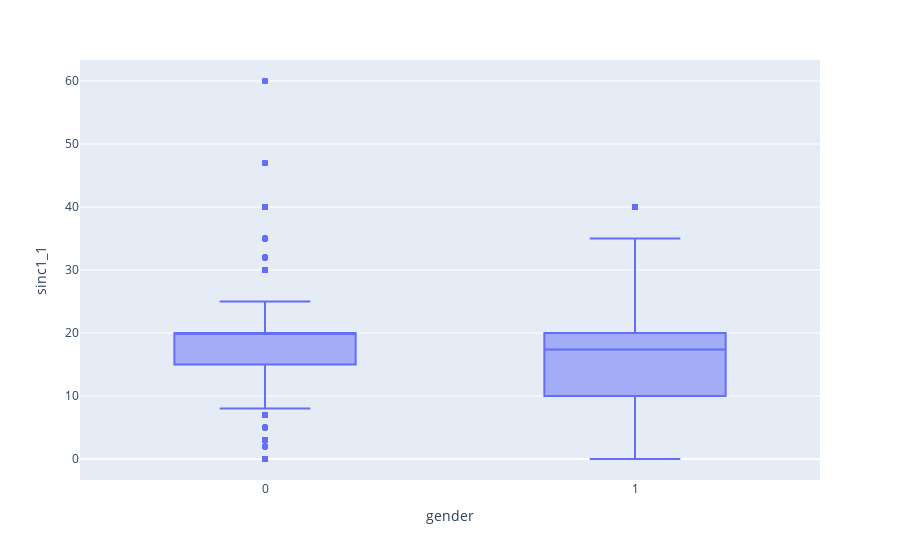

The code cell stored with this chart in its notebook:
### Code cell
fig = px.box(df, x = "gender", y = "sinc1_1")
fig.show()

### Figure 1 — Plotly figure (JSON) as saved in the notebook; plotly's stock layout.template omitted (floating-point values rounded to 4 significant figures; data arrays with more than 128 entries replaced by an {"elided": "..."} marker saying what was removed)
{"data": [{"alignmentgroup": "True", "hovertemplate": "gender=%{x}<br>sinc1_1=%{y}<extra></extra>", "legendgroup": "", "marker": {"color": "#636efa"}, "name": "", "notched": false, "offsetgroup": "", "orientation": "v", "showlegend": false, "type": "box", "x": {"elided": "8378 int values"}, "x0": " ", "xaxis": "x", "y": {"elided": "8378 float values"}, "y0": " ", "yaxis": "y"}], "layout": {"boxmode": "group", "legend": {"tracegroupgap": 0}, "margin": {"t": 60}, "xaxis": {"anchor": "y", "domain": [0, 1], "title": {"text": "gender"}}, "yaxis": {"anchor": "x", "domain": [0, 1], "title": {"text": "sinc1_1"}}}}
